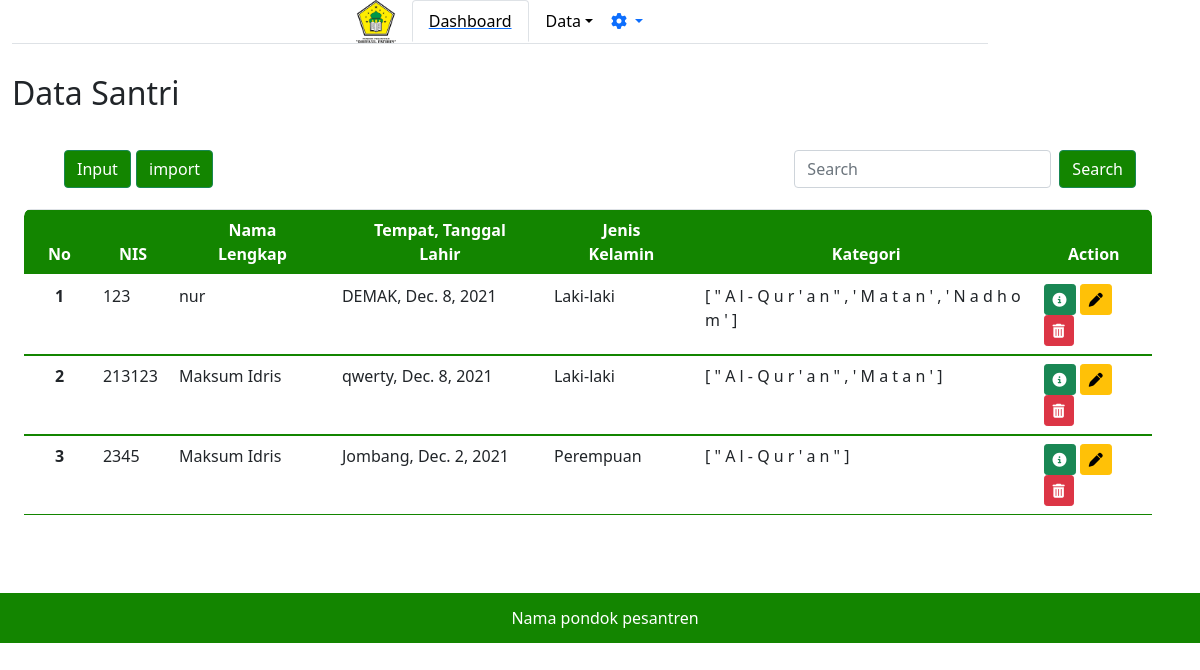
/adminpondok/datasantri/, run on an earlier commit of the app's database.
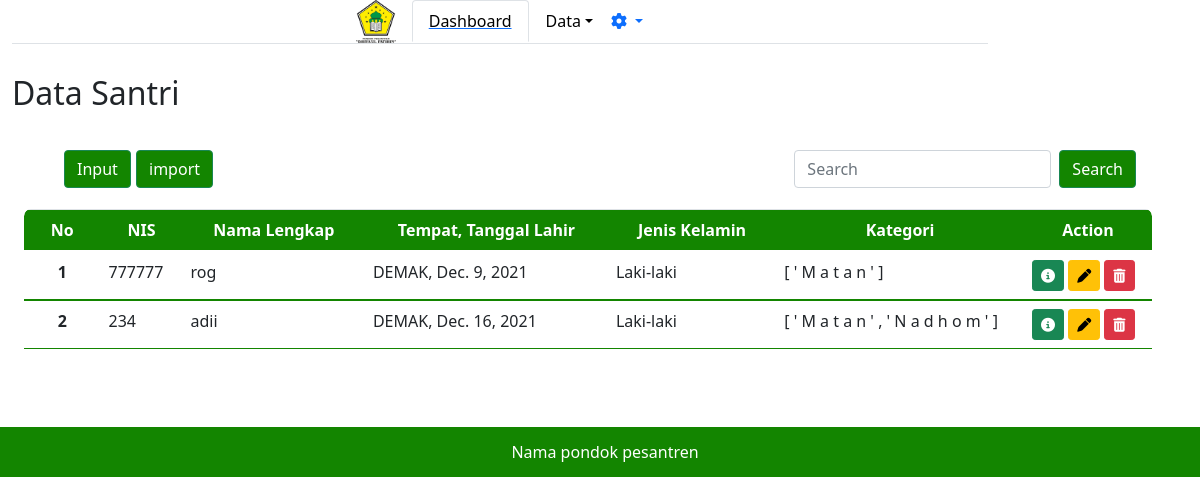
And on a later commit of the database.
### adminpondok/models.py (models this page shows, shortened)
class Santri(models.Model):
    kelamin = [
        ('Laki-Laki', 'Laki-Laki'),
        ('Perempuan', 'Perempuan'),
    ]
    Quran = 'qr'
    Matan = 'mt'
    Nadhom = 'nd'
    kategori = [
        (Quran, 'Al-Quran'),
        (Matan, 'Matan'),
        (Nadhom, 'Nadhom'),
    ]
    nis = models.IntegerField(null=False, unique=True)
    nama_santri = models.CharField(max_length=30, null=False, blank=False)
    tempat_lahir = models.CharField(max_length=20, null=False, blank=False)
    tanggal_lahir = models.DateField()
    jk = models.CharField(max_length=9, choices=kelamin,
                          default='', null=False, blank=False)
    almt = models.TextField(default='', null=False, blank=False)
    telp = models.IntegerField(null=False, blank=False)
    email = models.CharField(default='', max_length=20,
                             null=False, blank=False)
    ktgri = models.CharField(default='', choices=kategori, max_length=30)

### adminpondok/views.py (the view, shortened to what this page needs)
# urls.py: path('datasantri/', views.datasantri),
def datasantri(req):
    varb = []
    santri = models.Santri.objects.order_by('-id')
    print(varb)
    return render(req, 'adminpondok/datasantri.html', {
        'data': santri,
    })

### adminpondok/templates/adminpondok/datasantri.html (shortened to what this page needs)
{% extends "adminpondok/base.html" %}
{% block content %}
<h2>Data Santri</h2>
<div class="m-4">
    <nav class="navbar navbar-light bg-white">
        <div class="container-fluid">
            <a class="navbar-brand">
                <button type="button" class="btn btn-success" data-bs-toggle="modal" data-bs-target="#staticBackdrop"
                    style="background-color: #138500; display: inline-block;">
                    Input
                </button>
                <button type="button" class="btn btn-success" style="background-color: #138500;">
                    import
                </button>
            </a>
            <form class="d-flex" novalidate>
                <input class="form-control me-2" type="search" placeholder="Search" aria-label="Search">
                <button class="btn btn-success" style="background-color:#138500 ;" type="submit">Search</button>
            </form>
        </div>
    </nav>
    <div class="min-h-screen bg-white py-2">
        <div class="row d-flex table-responsive" id="asd">
            <table class='table bg-white divide-y divide-gray-300 justify-content-center' style="overflow-y: scroll; border: green;">
                <thead class="table" style="background-color: #138500; color: #FFFFFF;">
                    <tr>
                        <th class="font-semibold text-sm uppercase px-4 py-2 text-center"> No </th>
                        <th class="font-semibold text-sm uppercase px-4 py-2 text-center"> NIS </th>
                        <th class="font-semibold text-sm uppercase px-4 py-2 text-center">Nama Lengkap</th>
                        <th class="font-semibold text-sm uppercase px-4 py-2 text-center">Tempat, Tanggal Lahir</th>
                        <th class="font-semibold text-sm uppercase px-4 py-2 text-center">Jenis Kelamin</th>
                        <th class="font-semibold text-sm uppercase px-4 py-2 text-center">Kategori</th>
                        <th class="font-semibold text-sm uppercase px-4 py-2 text-center">Action</th>
                    </tr>
                </thead>
                {% for d in data %}
                <tbody class="divide-y divide-gray-500" style="border-color: #138500;">
                    <tr>
                        <th scope="row" class="text-center">{{ forloop.counter }}</th>
                        <td>{{d.nis}}</td>
                        <td>{{d.nama_santri}}</td>
                        <td>{{d.tempat_lahir}}, {{d.tanggal_lahir}}</td>
                        <td>{{d.jk}}</td>
                        <td>{% for dt in d.ktgri %} {{dt}} {% endfor %}</td>
                        <td>
                            <a class="btn btn-sm btn-success" href="{{d.id}}/detail" data-bs-toggle="modal"
                                data-bs-target="#modaldetail"><i class="fas fa-info-circle"></i></a>
                            <a class="btn btn-sm btn-warning" href="/adminpondok/datasantri/{{d.id}}/update"><i
                                    class="fas fa-pen"></i></a>
                            <a class="btn btn-sm btn-danger" href="{{d.id}}/delete"><i class="fas fa-trash-alt"></i></a>
                        </td>
                        {% endfor %}
                    </tr>
                </tbody>
            </table>
        </div>
    </div>
</div>
</div>
</div>
{% endblock %}

What changed in the data, as far as the page shows it:
removed Santri: nis "123", nama_santri "nur", tempat_lahir "DEMAK", tanggal_lahir "Dec. 8, 2021", jk "Laki-laki", ktgri "[" "\"" "A" "l" "-" "Q" "u" "r" "'" "a" "n" "\"" "," "'" "M" "a" "t" "a" "n" "'" "," "'" "N" "a" "d" "h" "o" "m" "'" "]"
removed Santri: nis "213123", nama_santri "Maksum Idris", tempat_lahir "qwerty", tanggal_lahir "Dec. 8, 2021", jk "Laki-laki", ktgri "[" "\"" "A" "l" "-" "Q" "u" "r" "'" "a" "n" "\"" "," "'" "M" "a" "t" "a" "n" "'" "]"
removed Santri: nis "2345", nama_santri "Maksum Idris", tempat_lahir "Jombang", tanggal_lahir "Dec. 2, 2021", jk "Perempuan", ktgri "[" "\"" "A" "l" "-" "Q" "u" "r" "'" "a" "n" "\"" "]"
added Santri: nis "777777", nama_santri "rog", tempat_lahir "DEMAK", tanggal_lahir "Dec. 9, 2021", jk "Laki-laki", ktgri "[" "'" "M" "a" "t" "a" "n" "'" "]"
added Santri: nis "234", nama_santri "adii", tempat_lahir "DEMAK", tanggal_lahir "Dec. 16, 2021", jk "Laki-laki", ktgri "[" "'" "M" "a" "t" "a" "n" "'" "," "'" "N" "a" "d" "h" "o" "m" "'" "]"
